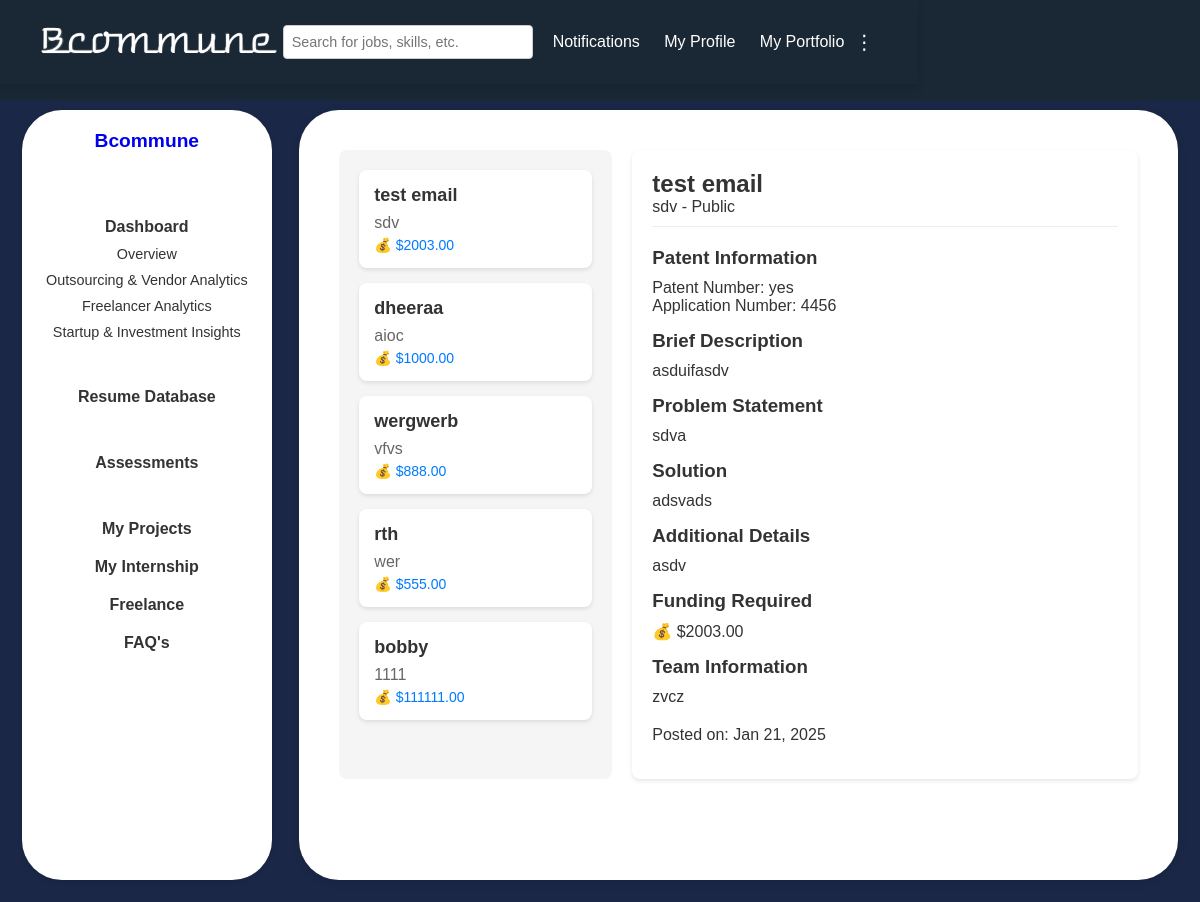
Screenshot of /company/dashboard/myportfolio/all-ideas/ (signed in) with the database file from the repository.
### users/models.py (models this page shows, shortened)
class CustomUser(AbstractUser):
    USER_TYPE_CHOICES = (
        ('individual', 'Individual'),
        ('company', 'Company'),
    )
    user_type = models.CharField(max_length=10, choices=USER_TYPE_CHOICES, default='company')
    company_name = models.CharField(max_length=255, null=True, blank=True)
    company_website = models.URLField(max_length=200, null=True, blank=True)
    industry = models.CharField(max_length=100, null=True, blank=True)
    company_size = models.CharField(max_length=20, null=True, blank=True)
    company_type = models.CharField(max_length=255, null=True, blank=True)
    designation = models.CharField(max_length=255, null=True, blank=True)
    phone_number = models.CharField(max_length=15, null=True, blank=True)
    bcommune_profile = models.URLField(null=True, blank=True)
    profile_picture = models.ImageField(upload_to='profile_pics/', blank=True, null=True)
    about_company = models.TextField(null=True, blank=True)  # About the Company
    founding_year = models.PositiveIntegerField(null=True, blank=True)  # Establishment Year
    headquarters = models.CharField(max_length=255, null=True, blank=True)  # Headquarters Location
    branches = models.TextField(null=True, blank=True)
    business_registration_number = models.CharField(max_length=100, null=True, blank=True)
    legal_structure = models.CharField(
        max_length=50,
        choices=[
            ('LLP', 'LLP'),
            ('Pvt Ltd', 'Private Limited'),
            ('Partnership', 'Partnership'),
            ('Sole Proprietorship', 'Sole Proprietorship'),
            ('Others', 'Others'),
        ],
        null=True,
        blank=True
    )
    core_services = models.TextField(null=True, blank=True)
    social_media_links = models.JSONField(default=dict, blank=True)  # Example: {"facebook": "", "linkedin": "", "twitter": ""}
    portfolio = models.TextField(null=True, blank=True)

class Idea(models.Model):
    title = models.CharField(max_length=200)
    patent_number = models.CharField(max_length=100, blank=True, null=True)
    brief_description = models.TextField()
    application_number = models.CharField(max_length=100, blank=True, null=True)
    problem_statement = models.TextField()
    solution = models.TextField()
    visibility = models.CharField(max_length=10, choices=[('public', 'Public'), ('private', 'Private')])
    details = models.TextField(blank=True, null=True)
    fund = models.DecimalField(max_digits=10, decimal_places=2, blank=True, null=True)
    category = models.CharField(max_length=100)
    photo = models.ImageField(upload_to='idea_photos/', blank=True, null=True)
    video = models.FileField(upload_to='idea_videos/', blank=True, null=True)
    team_info = models.TextField(blank=True, null=True)
    created_at = models.DateTimeField(auto_now_add=True)
    email = models.EmailField(null=True, blank=True)

### users/views.py (the view)
# urls.py: path('company/dashboard/myportfolio/all-ideas/', views.all_ideas, name='all_ideas'),
def all_ideas(request):
    if not request.user.is_authenticated:
        return redirect('company_login')
    ideas = Idea.objects.all().order_by('-created_at')
    selected_idea_id = request.GET.get('idea_id')
    return render(request, 'all_ideas.html', {
        'ideas': ideas,
        'selected_idea_id': selected_idea_id
    })

### users/templates/all_ideas.html (shortened to what this page needs)
{% load static %}
<!DOCTYPE html>
<html lang="en">
<head>
    <link rel="stylesheet" href="{% static 'css/common.css' %}">
</head>
<body>
    {% include 'header2.html' %}
    <div class="main-container">
        {% include 'sidebarcompany.html' %}
        <div class="content">
    <div class="container">
        <div class="left-container">
            {% for idea in ideas %}
                <div class="idea-card" onclick="showIdeaDetails('{{ idea.id }}')">
                    <div class="idea-title">{{ idea.title }}</div>
                    <div class="idea-category">{{ idea.category }}</div>
                    {% if idea.fund %}
                        <div class="idea-fund">💰 ${{ idea.fund }}</div>
                    {% endif %}
                </div>
            {% endfor %}
        </div>
        <div class="right-container">
            {% for idea in ideas %}
                <div id="idea-details-{{ idea.id }}" class="idea-details">
                    <div class="detail-header">
                        <h2>{{ idea.title }}</h2>
                        <p>{{ idea.category }} - {{ idea.visibility|title }}</p>
                    </div>
                    {% if idea.patent_number %}
                    <div class="detail-section">
                        <h3>Patent Information</h3>
                        <p>Patent Number: {{ idea.patent_number }}</p>
                        {% if idea.application_number %}
                            <p>Application Number: {{ idea.application_number }}</p>
                        {% endif %}
                    </div>
                    {% endif %}
                    <div class="detail-section">
                        <h3>Brief Description</h3>
                        <p>{{ idea.brief_description }}</p>
                    </div>
                    <div class="detail-section">
                        <h3>Problem Statement</h3>
                        <p>{{ idea.problem_statement }}</p>
                    </div>
                    <div class="detail-section">
                        <h3>Solution</h3>
                        <p>{{ idea.solution }}</p>
                    </div>
                    {% if idea.details %}
                    <div class="detail-section">
                        <h3>Additional Details</h3>
                        <p>{{ idea.details }}</p>
                    </div>
                    {% endif %}
                    {% if idea.fund %}
                    <div class="detail-section">
                        <h3>Funding Required</h3>
                        <p>💰 ${{ idea.fund }}</p>
                    </div>
                    {% endif %}
                    {% if idea.team_info %}
                    <div class="detail-section">
                        <h3>Team Information</h3>
                        <p>{{ idea.team_info }}</p>
                    </div>
                    {% endif %}
                    <div class="detail-section">
                        <p>Posted on: {{ idea.created_at|date:"M d, Y" }}</p>
                    </div>
                </div>
            {% endfor %}
        </div>
    </div>
</div>
</div>
</body>
</html>

### users/templates/sidebarcompany.html
{%load static%}
<div class="sidebar">
    <a href="{% url 'company_profile' %}" style=" text-decoration: none;" ><h2>{{ user.company_name }}</h2></a>
    <br><br>
    <h4>
      <a href="#" style="text-decoration: none; color: inherit;">Dashboard</a>
    </h4>
    <ul>
        <li>
          <a href="#" style="text-decoration: none; color: inherit;">Overview</a>
        </li>
        <li>
          <a href="#" style="text-decoration: none; color: inherit;">Outsourcing & Vendor Analytics</a>
        </li>
        <li>
          <a href="#" style="text-decoration: none; color: inherit;">Freelancer Analytics</a>
        </li>
        <li>
          <a href="#" style="text-decoration: none; color: inherit;">Startup & Investment Insights</a>
        </li>
    </ul>
    <br>
    <h4>
      <a href="{%url 'resume_database'%}" style="text-decoration: none; color: inherit;">Resume Database</a>
    </h4>
    <br>
    <h4>
      <a href="#" style="text-decoration: none; color: inherit;">Assessments</a>
    </h4>
    <br>
    <h4>
      <a href="{% url 'myprojects' %}" style="text-decoration: none; color: inherit;">My Projects</a>
    </h4>
    <h4>
      <a href="{%url 'myinternships'%}" style="text-decoration: none; color: inherit;">My Internship</a>
    </h4>
    <h4>
      <a href="{%url 'freelance'%}" style="text-decoration: none; color: inherit;">Freelance</a>
    </h4>
    <h4>
      <a href="{% url 'faq' %}" style="text-decoration: none; color: inherit;">FAQ's</a>
    </h4>
</div>

### static/css/common.css (style rules this page uses)
* { margin: 0; padding: 0; box-sizing: border-box; font-family: Arial, sans-serif; }
body { background-color: #1a2734; color: #333; font-family: Arial, sans-serif; min-height: 100vh; display: flex; flex-direction: column; margin: 0; }
.sidebar { background-color: white; padding: 20px; width: 250px; min-height: calc(100vh - 30px); margin-right: 0.2cm; border-radius: 40px; text-align: center; box-shadow: 0 2px 5px rgba(0, 0, 0, 0.1); flex-shrink: 0; margin-left: 1%; margin-bottom: 1%; }
.sidebar h2 { font-size: 1.2rem; margin-bottom: 10px; }
.sidebar h4 { margin: 20px 0 10px; font-size: 1rem; }
.sidebar ul { list-style: none; padding: 0; }
.sidebar ul li { margin: 10px 0; font-size: 0.9rem; cursor: pointer; }
.main-container { display: flex; flex-wrap: wrap; justify-content: space-between; padding: 10px; background-color: #1a2746; margin-top: 100px; gap: 20px; }
.content { flex: 1; padding: 20px; background-color: white; border-radius: 40px; box-shadow: 0 2px 10px rgba(0, 0, 0, 0.1); margin-bottom: 1%; margin-right: 1%; }

### users/templates/all_ideas.html (style rules this page uses)
.container { display: flex; margin: 20px; gap: 20px; }
.left-container { flex: 1; padding: 20px; background-color: #f5f5f5; border-radius: 8px; max-height: 80vh; overflow-y: auto; }
.right-container { flex: 2; padding: 20px; background-color: #fff; border-radius: 8px; box-shadow: 0 2px 4px rgba(0, 0, 0, 0.1); }
.idea-card { background: white; padding: 15px; margin-bottom: 15px; border-radius: 8px; box-shadow: 0 2px 4px rgba(0, 0, 0, 0.1); cursor: pointer; transition: transform 0.2s; }
.idea-title { font-size: 18px; font-weight: bold; margin-bottom: 8px; }
.idea-category { color: #666; margin-bottom: 5px; }
.idea-fund { color: #007bff; font-size: 14px; }
.idea-details { display: none; }
.idea-details.active { display: block; }
.detail-header { margin-bottom: 20px; padding-bottom: 10px; border-bottom: 1px solid #eee; }
.detail-section { margin-bottom: 15px; }
.detail-section h3 { color: #333; margin-bottom: 10px; }

### rows the page displays
CustomUser: company_name "Bcommune"
Idea: title "test email", category "sdv", fund "2003.00", visibility "Public", patent_number "yes", application_number "4456", brief_description "asduifasdv", problem_statement "sdva", solution "adsvads", details "asdv", team_info "zvcz", created_at "Jan 21, 2025"
Idea: title "dheeraa", category "aioc", fund "1000.00"
Idea: title "wergwerb", category "vfvs", fund "888.00"
Idea: title "rth", category "wer", fund "555.00"
Idea: title "bobby", category "1111", fund "111111.00"
